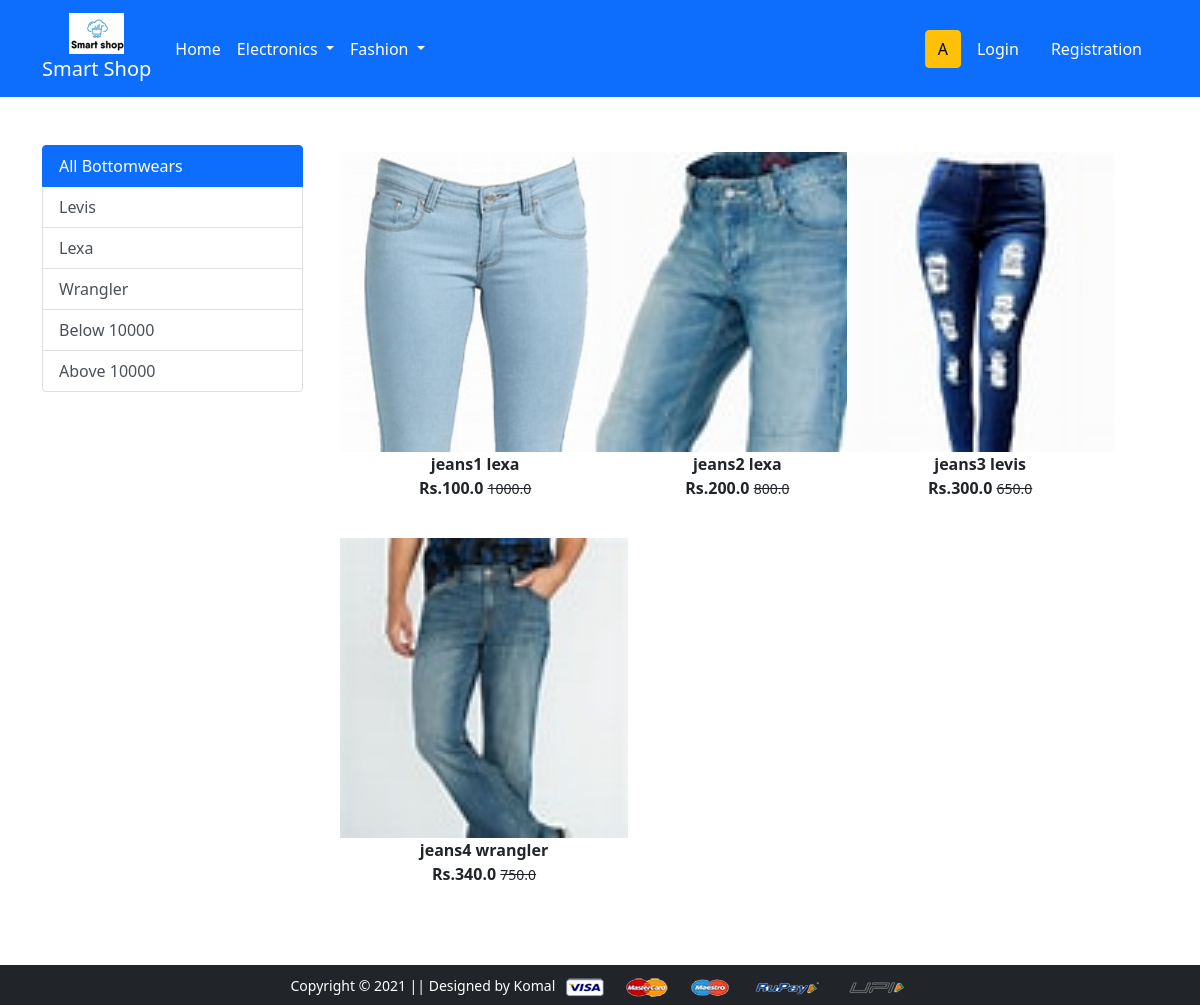
The app's page /bottomwear/ with its own data.
### app/models.py (models this page shows, shortened)
class Product(models.Model):
    title=models.CharField(max_length=100)
    selling_price=models.FloatField()
    discounted_price=models.FloatField()
    description=models.TextField()
    brand=models.CharField(max_length=100)
    category=models.CharField(choices=CATEGORY_CHOICES, max_length=2)
    product_image=models.ImageField(upload_to='productimg')

### app/views.py (the view)
# urls.py: path('bottomwear/', views.bottomwear, name='bottomwear'),
def bottomwear(request,data=None):
    if data==None:
       bottomwears=Product.objects.filter(category='BW')
    elif data=='levis' or data=='lexa' or data=='wrangler':
       bottomwears=Product.objects.filter(category='BW').filter(brand=data)
    elif data=='below':
       bottomwears=Product.objects.filter(category='BW').filter(discounted_price__lt=10000)
    elif data=='above':
        bottomwears=Product.objects.filter(category='BW').filter(discounted_price__gt=10000)
    return render(request, 'app/bottomwear.html',{'bottomwears':bottomwears})

### app/templates/app/bottomwear.html (shortened to what this page needs)
{% extends 'app/base.html' %}
{% load static %}
{% block main-content %}
<div class="container my-5">
 <div class="row">
  <div class="col-sm-3">
   <div class="list-group">
  <a href="{%url 'bottomwear'%}" class="list-group-item list-group-item-action active" aria-current="true">
    All Bottomwears
  </a>
  <a href="{%url 'bottomweardata' 'levis'%}" class="list-group-item list-group-item-action">Levis</a>
  <a href="{%url 'bottomweardata' 'lexa'%}" class="list-group-item list-group-item-action">Lexa</a>
  <a href="{%url 'bottomweardata' 'wrangler'%}" class="list-group-item list-group-item-action">Wrangler</a>
  <a href="{%url 'bottomweardata' 'below'%}" class="list-group-item list-group-item-action">Below 10000</a>
  <a href="{%url 'bottomweardata' 'above'%}" class="list-group-item list-group-item-action">Above 10000</a>
</div>
  </div>
  <div class="col-sm-8 ">
    <div class="row">
     {%for product in bottomwears%}
     <div class="col-sm-4 text-center mb-4">
     <a href=" {% url 'product-detail' product.id %}" class="btn">
      <div class="item">
       <img src="{{product.product_image.url}}" alt="" height="300" class="">
       <div class="fw-bold">{{product.title}} {{product.brand}}</div>
       <div class="fw-bold">Rs.{{product.discounted_price}}
       <small class="fw-light text-decoration-line-through"> {{product.selling_price}}</small>
       </div>
     </div>
     </a>
     </div>
     {% endfor %}
    </div>
  </div>
 </div>
</div>
{% endblock main-content %}

### records on screen
Product: product_image (picture), title "jeans1", brand "lexa", discounted_price "100.0", selling_price "1000.0"
Product: product_image (picture), title "jeans2", brand "lexa", discounted_price "200.0", selling_price "800.0"
Product: product_image (picture), title "jeans3", brand "levis", discounted_price "300.0", selling_price "650.0"
Product: product_image (picture), title "jeans4", brand "wrangler", discounted_price "340.0", selling_price "750.0"

### other values on screen
{{ request.user|make_list|first }} "A"
